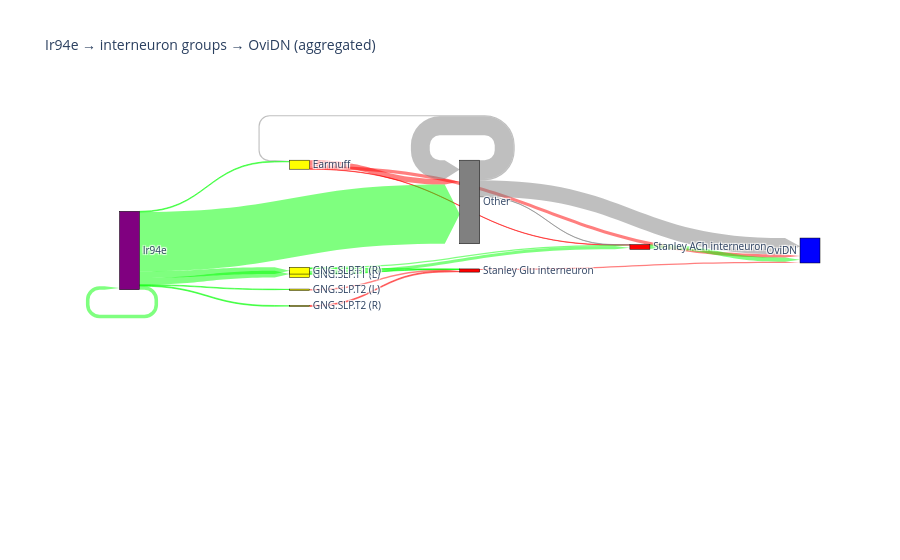

The notebook cell saved with this chart:
### Markdown cell above
## 2.5 Construct the Sankey

### Code cell
import pandas as pd

aggregated = pd.read_csv("630_grouped_edge_list.csv")
# aggregated = aggregated[(aggregated['pre_group'] != "Other") & (aggregated['post_group'] != "Other")]

# Build global labels
name_to_idx = {}
labels = []

source = []
target = []
value = []

for group in aggregated['pre_group'].unique():
    if group not in name_to_idx:
        name_to_idx[group] = len(labels)
        labels.append(group)

for group in aggregated['post_group'].unique():
    if group not in name_to_idx:
        name_to_idx[group] = len(labels)
        labels.append(group)

for _, row in aggregated.iterrows():
    source.append(name_to_idx[row['pre_group']])
    target.append(name_to_idx[row['post_group']])
    value.append(row['weight'])


name_to_color = { # Key by group name for easier identification
    "Ir94e": {"line": "purple", "arrow": "rgba(0, 255, 0, 0.5)"},
    "GNG.SLP.T1 (L)": {"line": "yellow", "arrow": "rgba(0, 255, 0, 0.5)"},
    "GNG.SLP.T1 (R)": {"line": "yellow", "arrow": "rgba(0, 255, 0, 0.5)"},
    "GNG.SLP.T2 (L)": {"line": "yellow", "arrow": "rgba(255, 0, 0, 0.5)"},
    "GNG.SLP.T2 (R)": {"line": "yellow", "arrow": "rgba(255, 0, 0, 0.5)"},
    "Earmuff": {"line": "yellow", "arrow": "rgba(255, 0, 0, 0.5)"},
    "Stanley Glu interneuron": {"line": "red", "arrow": "rgba(255, 0, 0, 0.5)"},
    "Stanley ACh interneuron": {"line": "red", "arrow": "rgba(0, 255, 0, 0.5)"},
    "OviDN": {"line": "blue", "arrow": "rgba(0, 255, 0, 0.5)"},
}

node_colors = [name_to_color.get(label, {"line": "grey"})['line'] for label in labels]
arrow_colors = [name_to_color.get(labels[src], {"arrow": "rgba(128, 128, 128, 0.5)"})['arrow'] for src in source]

# plot Sankey
fig = go.Figure(data=[go.Sankey(
    node=dict(
        pad=15,
        thickness=20,
        line=dict(color="black", width=0.5),
        label=labels,
        color=node_colors
    ),
    link=dict(
        arrowlen=15,
        source=source,
        target=target,
        value=value,
        color=arrow_colors
    )
)])
fig.update_layout(title_text="Ir94e → interneuron groups → OviDN (aggregated)", font_size=10)
fig.show()

### Figure 1 — Plotly figure (JSON) as saved in the notebook; plotly's stock layout.template omitted (floating-point values rounded to 4 significant figures)
{"data": [{"link": {"arrowlen": 15, "color": ["rgba(255, 0, 0, 0.5)", "rgba(255, 0, 0, 0.5)", "rgba(255, 0, 0, 0.5)", "rgba(0, 255, 0, 0.5)", "rgba(0, 255, 0, 0.5)", "rgba(0, 255, 0, 0.5)", "rgba(0, 255, 0, 0.5)", "rgba(255, 0, 0, 0.5)", "rgba(255, 0, 0, 0.5)", "rgba(0, 255, 0, 0.5)", "rgba(0, 255, 0, 0.5)", "rgba(0, 255, 0, 0.5)", "rgba(0, 255, 0, 0.5)", "rgba(0, 255, 0, 0.5)", "rgba(0, 255, 0, 0.5)", "rgba(0, 255, 0, 0.5)", "rgba(128, 128, 128, 0.5)", "rgba(128, 128, 128, 0.5)", "rgba(128, 128, 128, 0.5)", "rgba(128, 128, 128, 0.5)", "rgba(0, 255, 0, 0.5)", "rgba(255, 0, 0, 0.5)"], "source": [0, 0, 0, 1, 1, 2, 2, 3, 4, 5, 5, 5, 5, 5, 5, 5, 6, 6, 6, 6, 7, 8], "target": [6, 9, 7, 7, 8, 7, 8, 8, 8, 0, 1, 2, 3, 4, 5, 6, 0, 6, 9, 7, 9, 9], "value": [145, 83, 7, 78, 13, 33, 8, 37, 25, 20, 173, 178, 17, 22, 93, 1544, 29, 492, 427, 6, 110, 31]}, "node": {"color": ["yellow", "yellow", "yellow", "yellow", "yellow", "purple", "grey", "red", "red", "blue"], "label": ["Earmuff", "GNG.SLP.T1 (L)", "GNG.SLP.T1 (R)", "GNG.SLP.T2 (L)", "GNG.SLP.T2 (R)", "Ir94e", "Other", "Stanley ACh interneuron", "Stanley Glu interneuron", "OviDN"], "line": {"color": "black", "width": 0.5}, "pad": 15, "thickness": 20}, "type": "sankey"}], "layout": {"font": {"size": 10}, "title": {"text": "Ir94e → interneuron groups → OviDN (aggregated)"}}}
